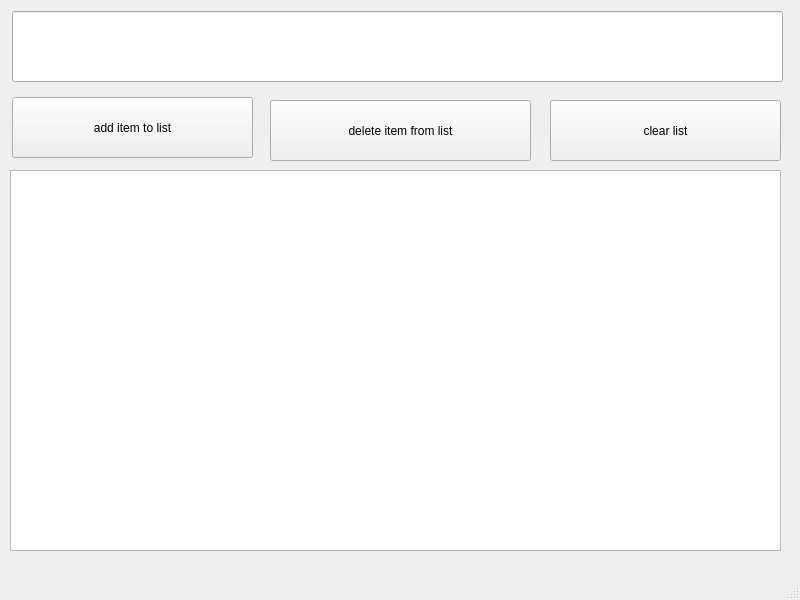
<?xml version="1.0" encoding="UTF-8"?>
<ui version="4.0">
 <class>MainWindow</class>
 <widget class="QMainWindow" name="MainWindow">
  <property name="geometry">
   <rect>
    <x>0</x>
    <y>0</y>
    <width>800</width>
    <height>600</height>
   </rect>
  </property>
  <property name="windowTitle">
   <string>MainWindow</string>
  </property>
  <widget class="QWidget" name="centralwidget">
   <widget class="QPushButton" name="additem_pushButton">
    <property name="geometry">
     <rect>
      <x>12</x>
      <y>97</y>
      <width>241</width>
      <height>61</height>
     </rect>
    </property>
    <property name="text">
     <string>add item to list</string>
    </property>
   </widget>
   <widget class="QPushButton" name="deleteitem_pushButton">
    <property name="geometry">
     <rect>
      <x>270</x>
      <y>100</y>
      <width>261</width>
      <height>61</height>
     </rect>
    </property>
    <property name="text">
     <string>delete item from list</string>
    </property>
   </widget>
   <widget class="QPushButton" name="clearall_pushButton">
    <property name="geometry">
     <rect>
      <x>550</x>
      <y>100</y>
      <width>231</width>
      <height>61</height>
     </rect>
    </property>
    <property name="text">
     <string>clear list</string>
    </property>
   </widget>
   <widget class="QLineEdit" name="additem_lineEdit">
    <property name="geometry">
     <rect>
      <x>12</x>
      <y>11</y>
      <width>771</width>
      <height>71</height>
     </rect>
    </property>
   </widget>
   <widget class="QListWidget" name="mylist_listWidget">
    <property name="geometry">
     <rect>
      <x>10</x>
      <y>170</y>
      <width>771</width>
      <height>381</height>
     </rect>
    </property>
   </widget>
  </widget>
  <widget class="QMenuBar" name="menubar">
   <property name="geometry">
    <rect>
     <x>0</x>
     <y>0</y>
     <width>800</width>
     <height>26</height>
    </rect>
   </property>
  </widget>
  <widget class="QStatusBar" name="statusbar"/>
 </widget>
 <resources/>
 <connections/>
</ui>
